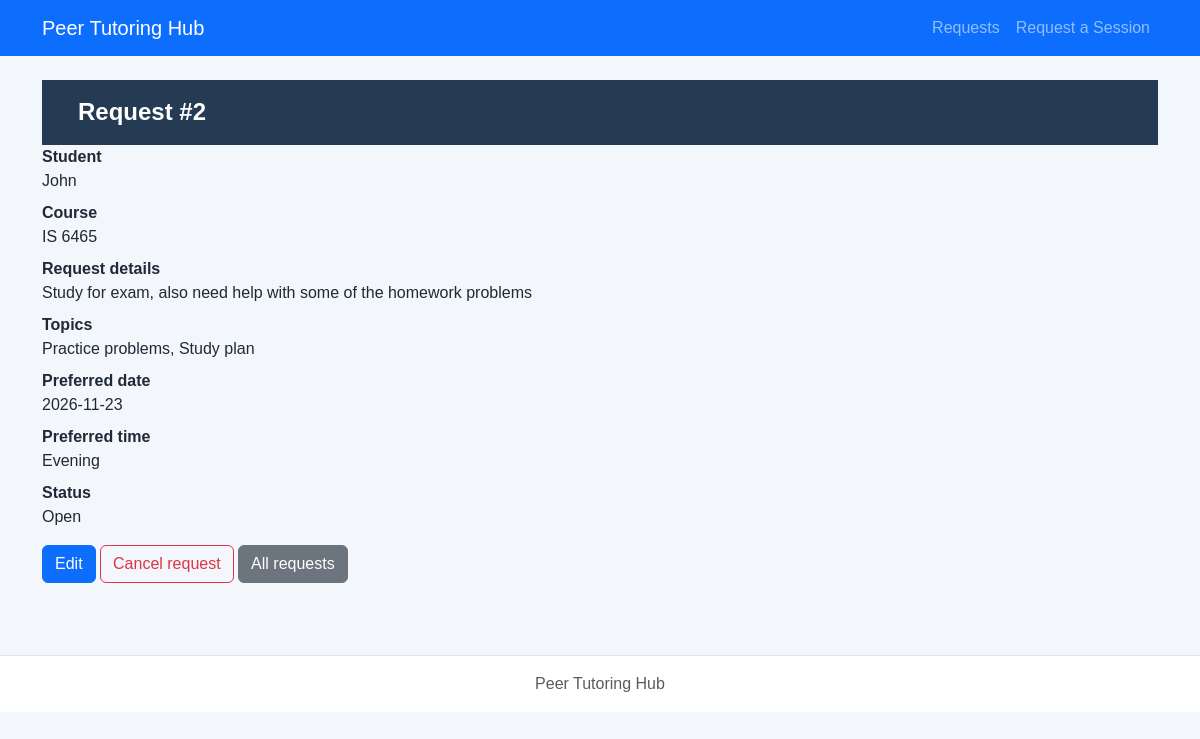
Page /php/request-details.php?request_id=2 on the committed database.
### tables this page shows
CREATE TABLE tutoring_requests (
    request_id INTEGER PRIMARY KEY,
    student_id INTEGER NOT NULL,
    course TEXT NOT NULL,
    topic TEXT NOT NULL,
    preferred_date TEXT NOT NULL,
    preferred_time TEXT NOT NULL,
    status TEXT NOT NULL DEFAULT 'Open'
        CHECK (status IN ('Open', 'Cancelled', 'Assigned', 'Completed')),
    created_at TEXT NOT NULL DEFAULT CURRENT_TIMESTAMP,
    FOREIGN KEY (student_id) REFERENCES students(student_id)
);

CREATE TABLE students (
    student_id INTEGER PRIMARY KEY,
    student_name TEXT NOT NULL,
    student_email TEXT NOT NULL UNIQUE
);

### config/db.php (called while the page is built)
<?php
function openDatabase($path = null) {
    if ($path === null) {
        $path = dirname(__DIR__) . '/database/tutoring.db';
    }
    $pdo = new PDO('sqlite:' . $path);
    $pdo->setAttribute(PDO::ATTR_ERRMODE, PDO::ERRMODE_EXCEPTION);
    $pdo->setAttribute(PDO::ATTR_DEFAULT_FETCH_MODE, PDO::FETCH_ASSOC);
    $pdo->exec('PRAGMA foreign_keys = ON');
    return $pdo;
}

### repositories/requestPDO.php (called while the page is built, shortened)
<?php
function findRequest($pdo, $id) {
    $stmt=$pdo->prepare('SELECT r.*,s.student_name,s.student_email FROM tutoring_requests r JOIN students s ON r.student_id=s.student_id WHERE r.request_id=?');
    $stmt->execute([$id]);return $stmt->fetch();
}

### services/requestService.php (called while the page is built, shortened)
<?php
require_once dirname(__DIR__).'/repositories/requestPDO.php';
function escapeHtml($v) {return htmlspecialchars((string)$v,ENT_QUOTES,'UTF-8');}
function decodeTopic($topic) {
    $v=json_decode($topic,true);
    return is_array($v)&&isset($v['reason'])&&is_array($v['topics']??null) ? $v : ['reason'=>$topic,'topics'=>[]];
}

### php/request-details.php (the view, shortened to what this page needs)
<?php
require_once __DIR__.'/../config/db.php';require_once __DIR__.'/../services/requestService.php';
$id=filter_input(INPUT_GET,'request_id',FILTER_VALIDATE_INT);
$r=findRequest(openDatabase(),$id);if(!$r){http_response_code(404);exit('Request not found');}
$topic=decodeTopic($r['topic']);require __DIR__.'/../includes/header.php';require __DIR__.'/../includes/nav.php';?>
<main class="container py-4"><h1>Request #<?=(int)$id?></h1><dl>
<dt>Student</dt><dd><?=escapeHtml($r['student_name'])?></dd><dt>Course</dt><dd><?=escapeHtml($r['course'])?></dd><dt>Request details</dt><dd><?=escapeHtml($topic['reason'])?></dd><dt>Topics</dt><dd><?=escapeHtml(implode(', ',$topic['topics']))?></dd><dt>Preferred date</dt><dd><?=escapeHtml($r['preferred_date'])?></dd><dt>Preferred time</dt><dd><?=escapeHtml($r['preferred_time'])?></dd><dt>Status</dt><dd><?=escapeHtml($r['status'])?></dd></dl>
<?php if($r['status']==='Open'):?><a class="btn btn-primary" href="edit-request.php?request_id=<?=$id?>">Edit</a> <a class="btn btn-outline-danger" href="delete-request.php?request_id=<?=$id?>">Cancel request</a><?php endif;?> <a href="requests.php" class="btn btn-secondary">All requests</a></main><?php require __DIR__.'/../includes/footer.php';?>

### css/styles.css (style rules this page uses)
* { box-sizing: border-box; }
body { margin: 0; min-height: 100vh; font-family: Arial, Helvetica, sans-serif; color: #1f2937; background-color: #f3f6fa; }
h1 { margin: 0; padding: 18px 36px; color: #ffffff; font-size: 24px; font-weight: 700; background-color: #243b53; }

### rows in the picture
tutoring_requests: student.student_name "John", course "IS 6465", topic "Study for exam, also need help with some of the homework problems", topic "Practice problems, Study plan", preferred_date "2026-11-23", preferred_time "Evening", status "Open"

### other values in the picture
$id "2"
